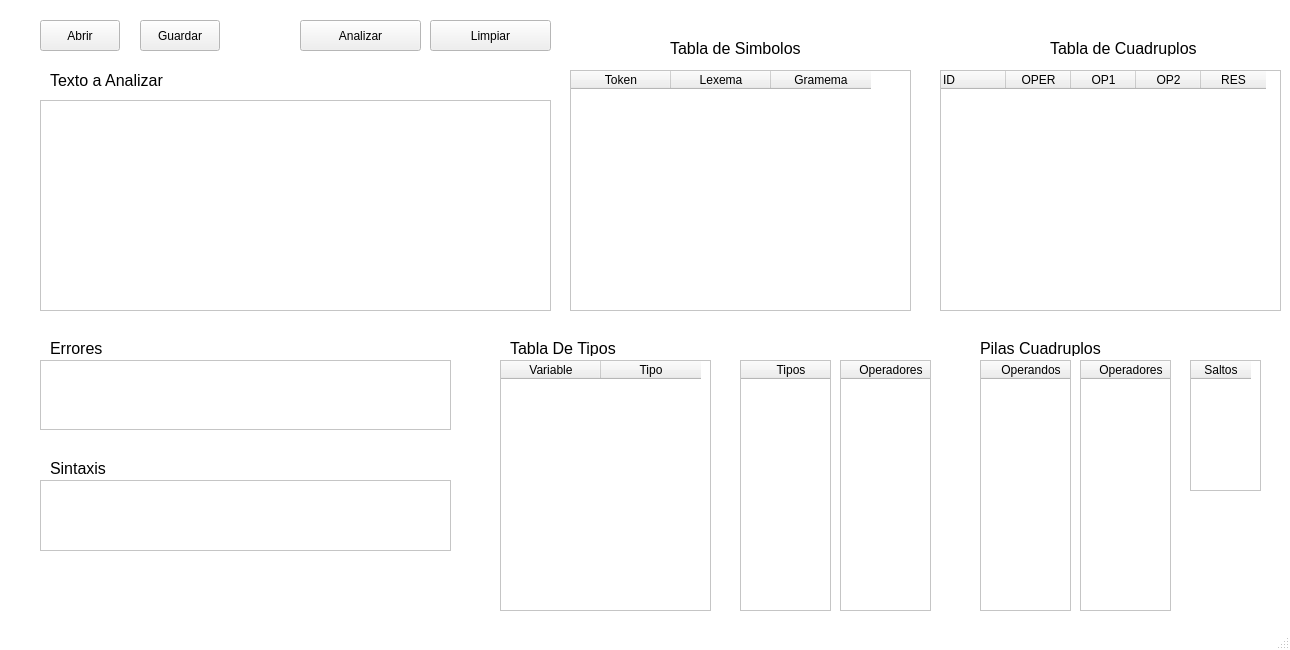
<?xml version="1.0" encoding="UTF-8"?>
<ui version="4.0">
 <class>MainWindow</class>
 <widget class="QMainWindow" name="MainWindow">
  <property name="geometry">
   <rect>
    <x>0</x>
    <y>0</y>
    <width>1290</width>
    <height>650</height>
   </rect>
  </property>
  <property name="palette">
   <palette>
    <active>
     <colorrole role="Base">
      <brush brushstyle="SolidPattern">
       <color alpha="255">
        <red>255</red>
        <green>255</green>
        <blue>255</blue>
       </color>
      </brush>
     </colorrole>
     <colorrole role="Window">
      <brush brushstyle="SolidPattern">
       <color alpha="255">
        <red>255</red>
        <green>255</green>
        <blue>255</blue>
       </color>
      </brush>
     </colorrole>
    </active>
    <inactive>
     <colorrole role="Base">
      <brush brushstyle="SolidPattern">
       <color alpha="255">
        <red>255</red>
        <green>255</green>
        <blue>255</blue>
       </color>
      </brush>
     </colorrole>
     <colorrole role="Window">
      <brush brushstyle="SolidPattern">
       <color alpha="255">
        <red>255</red>
        <green>255</green>
        <blue>255</blue>
       </color>
      </brush>
     </colorrole>
    </inactive>
    <disabled>
     <colorrole role="Base">
      <brush brushstyle="SolidPattern">
       <color alpha="255">
        <red>255</red>
        <green>255</green>
        <blue>255</blue>
       </color>
      </brush>
     </colorrole>
     <colorrole role="Window">
      <brush brushstyle="SolidPattern">
       <color alpha="255">
        <red>255</red>
        <green>255</green>
        <blue>255</blue>
       </color>
      </brush>
     </colorrole>
    </disabled>
   </palette>
  </property>
  <property name="windowTitle">
   <string>Analizador Lexico</string>
  </property>
  <property name="autoFillBackground">
   <bool>false</bool>
  </property>
  <widget class="QWidget" name="centralwidget">
   <widget class="QTextEdit" name="txtAnaliza">
    <property name="geometry">
     <rect>
      <x>40</x>
      <y>100</y>
      <width>511</width>
      <height>211</height>
     </rect>
    </property>
    <property name="html">
     <string>&lt;!DOCTYPE HTML PUBLIC &quot;-//W3C//DTD HTML 4.0//EN&quot; &quot;http://www.w3.org/TR/REC-html40/strict.dtd&quot;&gt;
&lt;html&gt;&lt;head&gt;&lt;meta name=&quot;qrichtext&quot; content=&quot;1&quot; /&gt;&lt;style type=&quot;text/css&quot;&gt;
p, li { white-space: pre-wrap; }
&lt;/style&gt;&lt;/head&gt;&lt;body style=&quot; font-family:'MS Shell Dlg 2'; font-size:8.25pt; font-weight:400; font-style:normal;&quot;&gt;
&lt;p style=&quot;-qt-paragraph-type:empty; margin-top:0px; margin-bottom:0px; margin-left:0px; margin-right:0px; -qt-block-indent:0; text-indent:0px;&quot;&gt;&lt;br /&gt;&lt;/p&gt;&lt;/body&gt;&lt;/html&gt;</string>
    </property>
   </widget>
   <widget class="QTextEdit" name="txtErrores">
    <property name="geometry">
     <rect>
      <x>40</x>
      <y>360</y>
      <width>411</width>
      <height>70</height>
     </rect>
    </property>
   </widget>
   <widget class="QLabel" name="label">
    <property name="geometry">
     <rect>
      <x>50</x>
      <y>70</y>
      <width>141</width>
      <height>21</height>
     </rect>
    </property>
    <property name="font">
     <font>
      <pointsize>12</pointsize>
     </font>
    </property>
    <property name="text">
     <string>Texto a Analizar</string>
    </property>
   </widget>
   <widget class="QLabel" name="label_2">
    <property name="geometry">
     <rect>
      <x>50</x>
      <y>340</y>
      <width>61</width>
      <height>16</height>
     </rect>
    </property>
    <property name="font">
     <font>
      <family>Arial</family>
      <pointsize>12</pointsize>
     </font>
    </property>
    <property name="text">
     <string>Errores</string>
    </property>
   </widget>
   <widget class="QPushButton" name="btnAnalizar">
    <property name="geometry">
     <rect>
      <x>300</x>
      <y>20</y>
      <width>121</width>
      <height>31</height>
     </rect>
    </property>
    <property name="text">
     <string>Analizar</string>
    </property>
   </widget>
   <widget class="QPushButton" name="btnAbrir">
    <property name="geometry">
     <rect>
      <x>40</x>
      <y>20</y>
      <width>80</width>
      <height>31</height>
     </rect>
    </property>
    <property name="text">
     <string>Abrir</string>
    </property>
   </widget>
   <widget class="QPushButton" name="btnGuardar">
    <property name="geometry">
     <rect>
      <x>140</x>
      <y>20</y>
      <width>80</width>
      <height>31</height>
     </rect>
    </property>
    <property name="text">
     <string>Guardar</string>
    </property>
   </widget>
   <widget class="QPushButton" name="btnLimpiar">
    <property name="geometry">
     <rect>
      <x>430</x>
      <y>20</y>
      <width>121</width>
      <height>31</height>
     </rect>
    </property>
    <property name="text">
     <string>Limpiar</string>
    </property>
   </widget>
   <widget class="QTextEdit" name="txtSintaxis">
    <property name="geometry">
     <rect>
      <x>40</x>
      <y>480</y>
      <width>411</width>
      <height>71</height>
     </rect>
    </property>
   </widget>
   <widget class="QLabel" name="label_6">
    <property name="geometry">
     <rect>
      <x>50</x>
      <y>460</y>
      <width>61</width>
      <height>16</height>
     </rect>
    </property>
    <property name="font">
     <font>
      <family>Arial</family>
      <pointsize>12</pointsize>
     </font>
    </property>
    <property name="text">
     <string>Sintaxis</string>
    </property>
   </widget>
   <widget class="QTableWidget" name="tablaT">
    <property name="geometry">
     <rect>
      <x>570</x>
      <y>70</y>
      <width>341</width>
      <height>241</height>
     </rect>
    </property>
    <column>
     <property name="text">
      <string>Token</string>
     </property>
    </column>
    <column>
     <property name="text">
      <string>Lexema</string>
     </property>
    </column>
    <column>
     <property name="text">
      <string>Gramema</string>
     </property>
    </column>
   </widget>
   <widget class="QTableWidget" name="tablaTipos">
    <property name="geometry">
     <rect>
      <x>500</x>
      <y>360</y>
      <width>211</width>
      <height>251</height>
     </rect>
    </property>
    <column>
     <property name="text">
      <string>Variable</string>
     </property>
    </column>
    <column>
     <property name="text">
      <string>Tipo</string>
     </property>
    </column>
   </widget>
   <widget class="QLabel" name="label_7">
    <property name="geometry">
     <rect>
      <x>510</x>
      <y>340</y>
      <width>111</width>
      <height>16</height>
     </rect>
    </property>
    <property name="font">
     <font>
      <family>Arial</family>
      <pointsize>12</pointsize>
     </font>
    </property>
    <property name="text">
     <string>Tabla De Tipos</string>
    </property>
   </widget>
   <widget class="QTableWidget" name="tablaTipo">
    <property name="geometry">
     <rect>
      <x>740</x>
      <y>360</y>
      <width>91</width>
      <height>251</height>
     </rect>
    </property>
    <column>
     <property name="text">
      <string>Tipos</string>
     </property>
    </column>
   </widget>
   <widget class="QTableWidget" name="tablaOper">
    <property name="geometry">
     <rect>
      <x>840</x>
      <y>360</y>
      <width>91</width>
      <height>251</height>
     </rect>
    </property>
    <column>
     <property name="text">
      <string>Operadores</string>
     </property>
    </column>
   </widget>
   <widget class="QTableWidget" name="tablaCuad">
    <property name="geometry">
     <rect>
      <x>940</x>
      <y>70</y>
      <width>341</width>
      <height>241</height>
     </rect>
    </property>
    <property name="minimumSize">
     <size>
      <width>341</width>
      <height>0</height>
     </size>
    </property>
    <property name="maximumSize">
     <size>
      <width>16777215</width>
      <height>300</height>
     </size>
    </property>
    <attribute name="horizontalHeaderDefaultSectionSize">
     <number>65</number>
    </attribute>
    <column>
     <property name="text">
      <string>ID</string>
     </property>
     <property name="textAlignment">
      <set>AlignLeading|AlignVCenter</set>
     </property>
    </column>
    <column>
     <property name="text">
      <string>OPER</string>
     </property>
    </column>
    <column>
     <property name="text">
      <string>OP1</string>
     </property>
    </column>
    <column>
     <property name="text">
      <string>OP2</string>
     </property>
    </column>
    <column>
     <property name="text">
      <string>RES</string>
     </property>
    </column>
   </widget>
   <widget class="QTableWidget" name="vectorOper">
    <property name="geometry">
     <rect>
      <x>1080</x>
      <y>360</y>
      <width>91</width>
      <height>251</height>
     </rect>
    </property>
    <column>
     <property name="text">
      <string>Operadores</string>
     </property>
    </column>
   </widget>
   <widget class="QTableWidget" name="vectorOp">
    <property name="geometry">
     <rect>
      <x>980</x>
      <y>360</y>
      <width>91</width>
      <height>251</height>
     </rect>
    </property>
    <column>
     <property name="text">
      <string>Operandos</string>
     </property>
    </column>
   </widget>
   <widget class="QTableWidget" name="vectorSalto">
    <property name="geometry">
     <rect>
      <x>1190</x>
      <y>360</y>
      <width>71</width>
      <height>131</height>
     </rect>
    </property>
    <attribute name="horizontalHeaderDefaultSectionSize">
     <number>60</number>
    </attribute>
    <column>
     <property name="text">
      <string>Saltos</string>
     </property>
    </column>
   </widget>
   <widget class="QLabel" name="label_8">
    <property name="geometry">
     <rect>
      <x>980</x>
      <y>340</y>
      <width>131</width>
      <height>16</height>
     </rect>
    </property>
    <property name="font">
     <font>
      <family>Arial</family>
      <pointsize>12</pointsize>
     </font>
    </property>
    <property name="text">
     <string>Pilas Cuadruplos</string>
    </property>
   </widget>
   <widget class="QLabel" name="label_3">
    <property name="geometry">
     <rect>
      <x>670</x>
      <y>40</y>
      <width>131</width>
      <height>16</height>
     </rect>
    </property>
    <property name="font">
     <font>
      <family>Arial</family>
      <pointsize>12</pointsize>
     </font>
    </property>
    <property name="text">
     <string>Tabla de Simbolos</string>
    </property>
   </widget>
   <widget class="QLabel" name="label_4">
    <property name="geometry">
     <rect>
      <x>1050</x>
      <y>40</y>
      <width>151</width>
      <height>16</height>
     </rect>
    </property>
    <property name="font">
     <font>
      <family>Arial</family>
      <pointsize>12</pointsize>
     </font>
    </property>
    <property name="text">
     <string>Tabla de Cuadruplos</string>
    </property>
   </widget>
  </widget>
  <widget class="QStatusBar" name="statusbar"/>
 </widget>
 <resources/>
 <connections/>
</ui>
